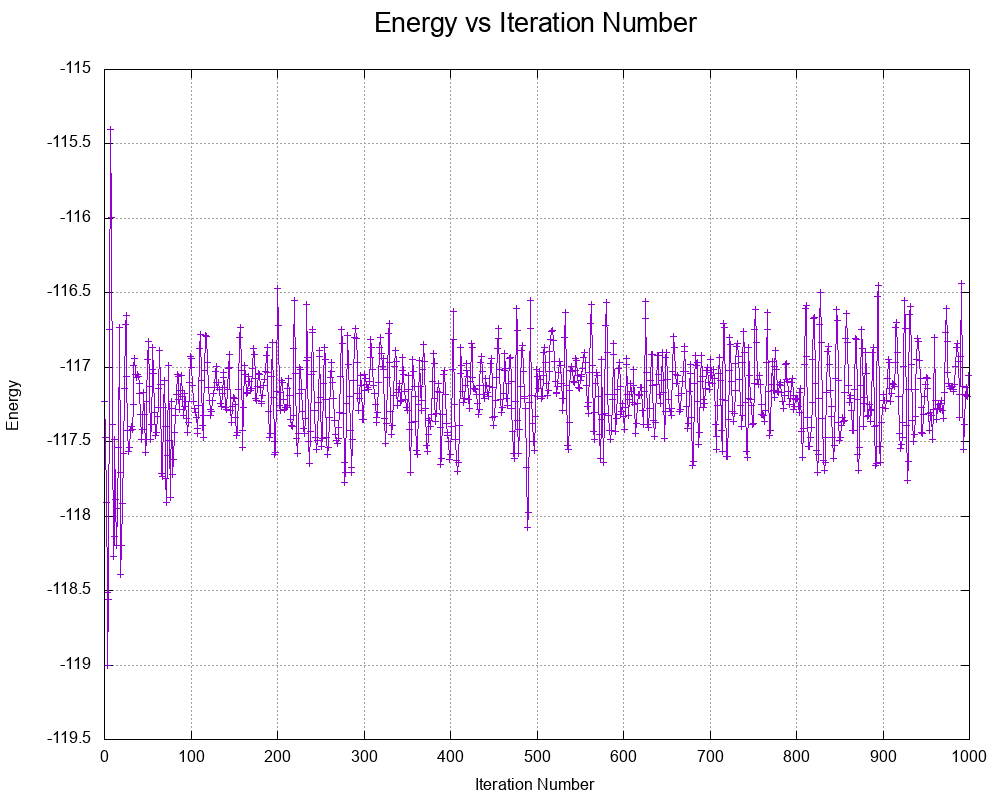

This chart was generated by the following gnuplot code:
# Plots the Total Energy vs Time of the Simulation
# ARG1 - CSV filepath
# ARG2 - filename

set title "Energy vs Iteration Number" font ",20"
set xlabel "Iteration Number"                                                       # Set x-axis label
set ylabel "Energy"                                                                 # Set y-axis label
set grid                                                                            # Add grid to the plot
set term png size 1000, 800                                                         # Save file as png (1000px x 800px)
unset key                                                                           # no key
set output 'energy_time.png'                                                                     # Specify output format
set datafile separator ','                                                          # Used for CSV file input
plot '../test_folder/test_file.csv' using 1:2 with linespoints notitle              # Plot command

# Replot and show output in X11
set term X11
set output
replot